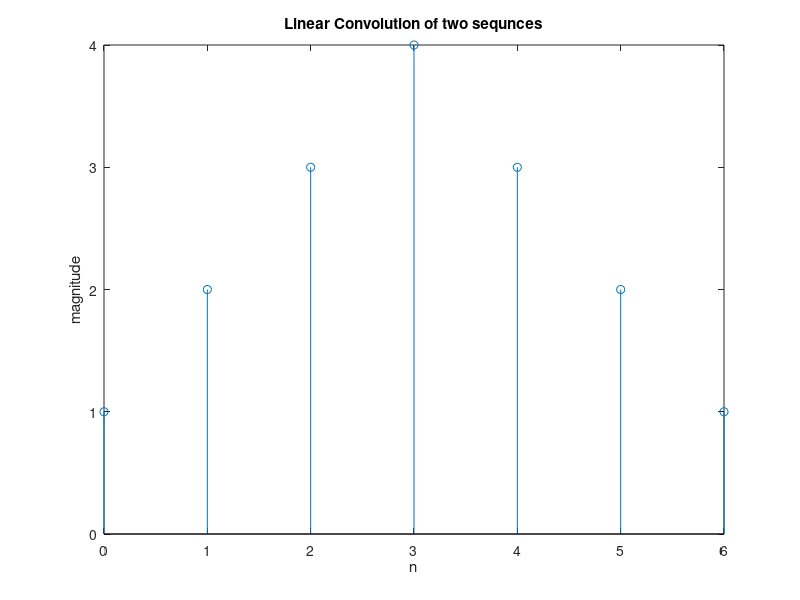
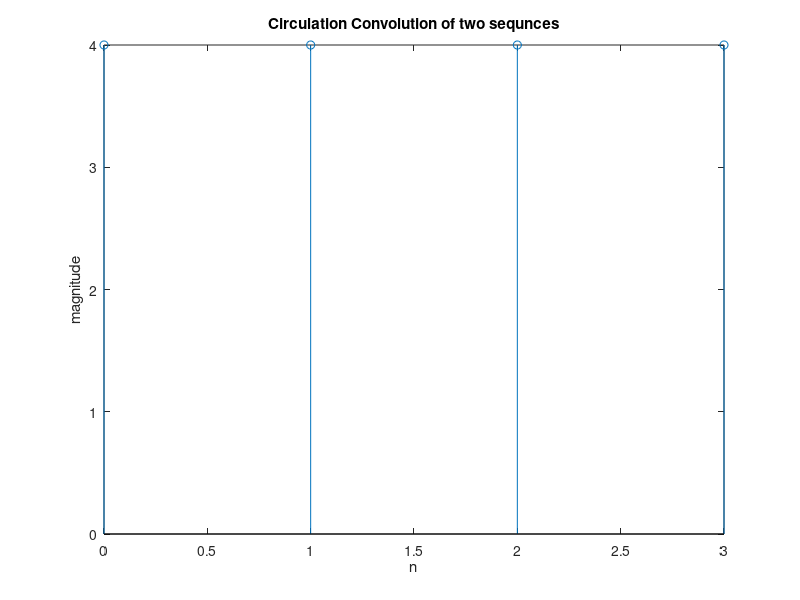
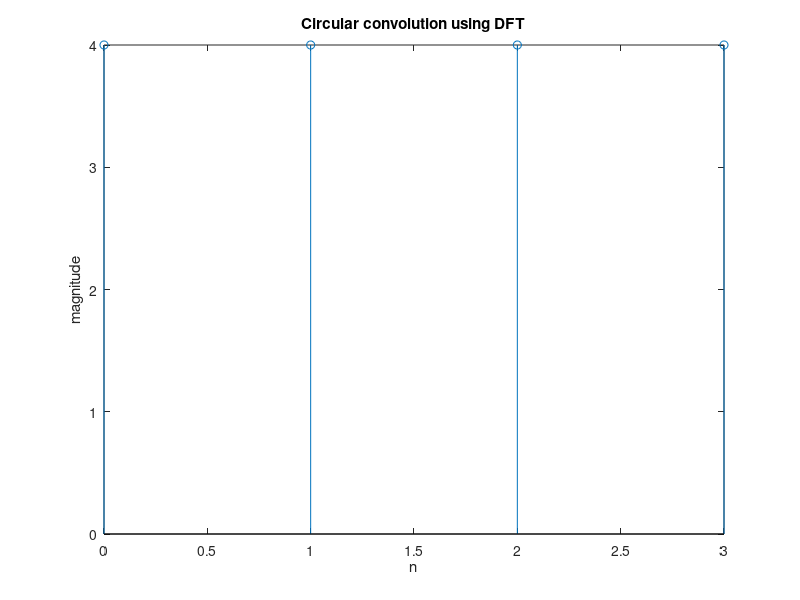
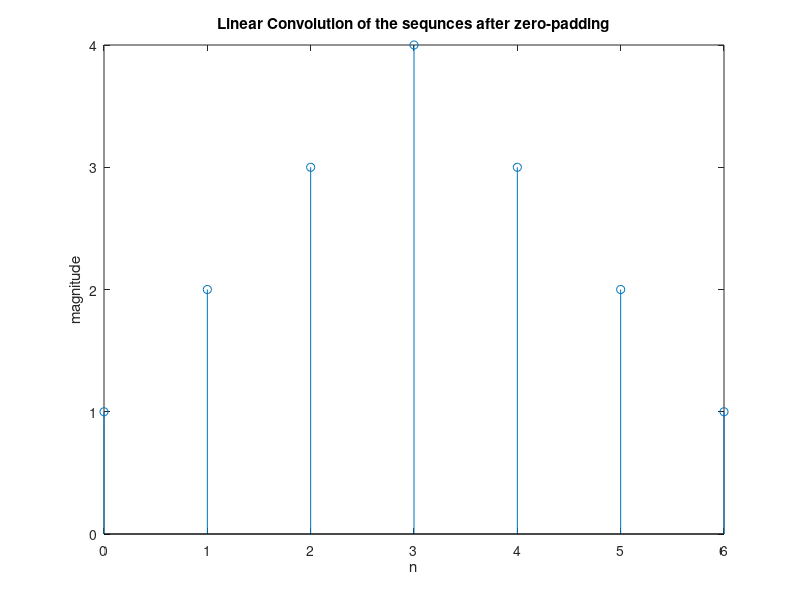

The MATLAB script that drew these images, in order: (Note: this script raises an error after producing the figures.)
%% Expriment No: 7

%{
     Name: Smit Shah
     PRN: 17070123090
     Batch: EB-2

     Date: 23-09-19
%}

clc
clear all
close all

%% A. Perform linear convolution of x(n)=[1 1 1 1] and y(n)=[1 1 1 1]. Plot the result using 'stem'.

x=[1 1 1 1];
y=[1 1 1 1];
k=conv(x,y)

n=0:(length(k)-1);
figure
stem(n,k)
xlabel('n')
ylabel('magnitude')
title('Linear Convolution of two sequnces')

%% B. Analytically perform the cyclic convolution of both the sequence.

circonv=cconv(x,y,length(x))
n1=0:(length(circonv)-1);
figure
stem(n1,circonv)
xlabel('n')
ylabel('magnitude')
title('Circulation Convolution of two sequnces')

%% C. Compute the DFT of x(n) and y(n). Store the result in vectors Xk and Yk. Now perform point-by-point product of Xk and Yk. Take the inverse DFT of Zk. Plot your result using 'stem'.

xk=fft(x)
yk=fft(y)
zk=xk.*yk
z=ifft(zk)
figure
stem(0:(length(z)-1),z)
xlabel('n')
ylabel('magnitude')
title('Circular convolution using DFT')

%% D. Increase the length of x(n) and y(n) by zero-padding the sequemce. First add zero to both the sequence. Repeat the steps in part(B). How many samples agree with the result in part(A).

x1=[1 1 1 1 0 0 0];
y1=[1 1 1 1 0 0 0];
circonv1=cconv(x1,y1,length(x1))
n2=0:(length(circonv1)-1)
figure
stem(n2,circonv1)
xlabel('n')
ylabel('magnitude')
title('Linear Convolution of the sequnces after zero-padding')

%% E. Consider the sequence x(n)=[-3 5 8 6 2 2] and y(n)=[1 1 4 2]. Repeat part(a) thriugh (d) for this new case.

%(a)
x2=[-3 5 8 6 2 2];
y2=[1 1 4 2 0 0];
k1=conv(x2,y2)
n3=0:(length(k1)-1);
figurefigurefigure
stem(n3,k1)
xlabel('n')
ylabel('magnitude')
title('Linear Convolution of two sequnces')

%(b)
circonv2=cconv(x2,y2,length(x2))
n4=0:(length(circonv2)-1);
figure
stem(n4,circonv2)
xlabel('n')
ylabel('magnitude')
title('Circulation Convolution of two sequnces')

%(c)
Xk=fft(x2)
Yk=fft(y2)
Zk=Xk.*Yk
Z=ifft(Zk)
figure
stem(0:(length(Z)-1),Z)
xlabel('n')
ylabel('magnitude')
title('Circular convolution using DFT')

%(d)
x2=[-3 5 8 6 2 2];
y2=[1 1 4 2];
len_x2=length(x2);
len_y2=length(y2);
len=length(k1);
x3=[-3 5 8 6 2 2 zeros(1,len-len_x2)];
y3=[1 1 4 2 zeros(1,len-len_y2)];
y4=cconv(x3,y3,length(x3));
n5=0:length(x3)-1;
figure
stem(n5,y3)
xlabel('n')
ylabel('magnitude')
title('Linear Convolution of the sequnces after zero-padding')

%% Conclusion

%{
    In this experiment, we firstly do convolution of two given sequence,
    after that we have performed circular convolution of both the
    sequences. In part(c), we saw that we get same result as that of
    part(b), but only one sample match with that in part(a). In part(d), we
    need 3 zeros to make same that of part(a). In part(e), we have done all
    the same process i.e. from part(a) to part(d), for different samples.
%}
